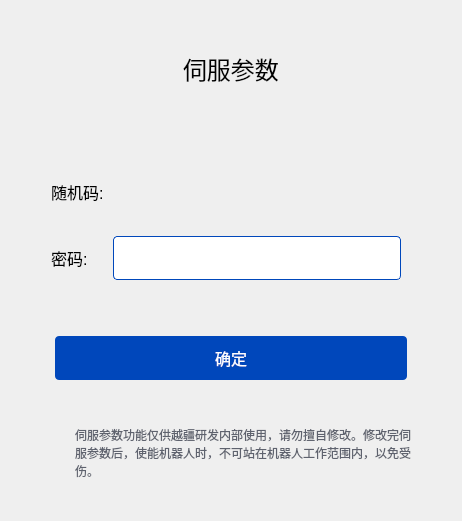
       <widget class="QWidget" name="pageServoParamsPassword">
        <layout class="QHBoxLayout" name="horizontalLayout_22">
         <item>
          <spacer name="horizontalSpacer_68">
           <property name="orientation">
            <enum>Qt::Horizontal</enum>
           </property>
           <property name="sizeHint" stdset="0">
            <size>
             <width>40</width>
             <height>20</height>
            </size>
           </property>
          </spacer>
         </item>
         <item>
          <layout class="QVBoxLayout" name="verticalLayout_14">
           <property name="topMargin">
            <number>0</number>
           </property>
           <property name="bottomMargin">
            <number>0</number>
           </property>
           <item>
            <spacer name="verticalSpacer_27">
             <property name="orientation">
              <enum>Qt::Vertical</enum>
             </property>
             <property name="sizeType">
              <enum>QSizePolicy::Fixed</enum>
             </property>
             <property name="sizeHint" stdset="0">
              <size>
               <width>20</width>
               <height>40</height>
              </size>
             </property>
            </spacer>
           </item>
           <item alignment="Qt::AlignHCenter">
            <widget class="QLabel" name="label_43">
             <property name="minimumSize">
              <size>
               <width>96</width>
               <height>34</height>
              </size>
             </property>
             <property name="maximumSize">
              <size>
               <width>200</width>
               <height>16777215</height>
              </size>
             </property>
             <property name="font">
              <font>
               <pointsize>-1</pointsize>
               <weight>50</weight>
               <bold>false</bold>
              </font>
             </property>
             <property name="styleSheet">
              <string notr="true">font-size: 24px;</string>
             </property>
             <property name="text">
              <string>伺服参数</string>
             </property>
            </widget>
           </item>
           <item>
            <spacer name="verticalSpacer_26">
             <property name="orientation">
              <enum>Qt::Vertical</enum>
             </property>
             <property name="sizeType">
              <enum>QSizePolicy::Fixed</enum>
             </property>
             <property name="sizeHint" stdset="0">
              <size>
               <width>20</width>
               <height>88</height>
              </size>
             </property>
            </spacer>
           </item>
           <item>
            <widget class="QLabel" name="labelRandomNum">
             <property name="maximumSize">
              <size>
               <width>352</width>
               <height>16777215</height>
              </size>
             </property>
             <property name="styleSheet">
              <string notr="true">font-size: 16px;</string>
             </property>
             <property name="text">
              <string>随机码:</string>
             </property>
            </widget>
           </item>
           <item>
            <spacer name="verticalSpacer_28">
             <property name="orientation">
              <enum>Qt::Vertical</enum>
             </property>
             <property name="sizeType">
              <enum>QSizePolicy::Fixed</enum>
             </property>
             <property name="sizeHint" stdset="0">
              <size>
               <width>20</width>
               <height>26</height>
              </size>
             </property>
            </spacer>
           </item>
           <item>
            <layout class="QHBoxLayout" name="horizontalLayout_24">
             <item alignment="Qt::AlignLeft">
              <widget class="QLabel" name="label_47">
               <property name="maximumSize">
                <size>
                 <width>80</width>
                 <height>16777215</height>
                </size>
               </property>
               <property name="styleSheet">
                <string notr="true">font-size: 16px;</string>
               </property>
               <property name="text">
                <string>密码:</string>
               </property>
              </widget>
             </item>
             <item alignment="Qt::AlignLeft">
              <widget class="QLineEdit" name="lineServoParamPassword">
               <property name="minimumSize">
                <size>
                 <width>288</width>
                 <height>44</height>
                </size>
               </property>
               <property name="maximumSize">
                <size>
                 <width>288</width>
                 <height>44</height>
                </size>
               </property>
               <property name="styleSheet">
                <string notr="true">color: rgb(55, 71, 95);
border: 0.5px solid #0047BB;
border-radius: 4px;
padding-left:12px;</string>
               </property>
              </widget>
             </item>
             <item>
              <spacer name="horizontalSpacer_67">
               <property name="orientation">
                <enum>Qt::Horizontal</enum>
               </property>
               <property name="sizeType">
                <enum>QSizePolicy::Fixed</enum>
               </property>
               <property name="sizeHint" stdset="0">
                <size>
                 <width>10</width>
                 <height>20</height>
                </size>
               </property>
              </spacer>
             </item>
            </layout>
           </item>
           <item>
            <spacer name="verticalSpacer_29">
             <property name="orientation">
              <enum>Qt::Vertical</enum>
             </property>
             <property name="sizeType">
              <enum>QSizePolicy::Fixed</enum>
             </property>
             <property name="sizeHint" stdset="0">
              <size>
               <width>20</width>
               <height>50</height>
              </size>
             </property>
            </spacer>
           </item>
           <item alignment="Qt::AlignHCenter">
            <widget class="QPushButton" name="btnServoParamPasswordConfirm">
             <property name="minimumSize">
              <size>
               <width>352</width>
               <height>44</height>
              </size>
             </property>
             <property name="maximumSize">
              <size>
               <width>352</width>
               <height>44</height>
              </size>
             </property>
             <property name="styleSheet">
              <string notr="true">background-color: #0047BB;
border:none;
color: #FAFDFF;
border-radius: 4px;
font-size: 16px;</string>
             </property>
             <property name="text">
              <string>确定</string>
             </property>
            </widget>
           </item>
           <item>
            <spacer name="verticalSpacer_30">
             <property name="orientation">
              <enum>Qt::Vertical</enum>
             </property>
             <property name="sizeType">
              <enum>QSizePolicy::Fixed</enum>
             </property>
             <property name="sizeHint" stdset="0">
              <size>
               <width>20</width>
               <height>40</height>
              </size>
             </property>
            </spacer>
           </item>
           <item>
            <layout class="QHBoxLayout" name="horizontalLayout_26">
             <property name="spacing">
              <number>0</number>
             </property>
             <property name="bottomMargin">
              <number>10</number>
             </property>
             <item alignment="Qt::AlignTop">
              <widget class="QLabel" name="label_46">
               <property name="minimumSize">
                <size>
                 <width>24</width>
                 <height>24</height>
                </size>
               </property>
               <property name="maximumSize">
                <size>
                 <width>24</width>
                 <height>24</height>
                </size>
               </property>
               <property name="styleSheet">
                <string notr="true">border-image: url(:/image/images2/icon_servoParamPasswordWarn.png);</string>
               </property>
               <property name="text">
                <string/>
               </property>
              </widget>
             </item>
             <item>
              <widget class="QLabel" name="label_45">
               <property name="minimumSize">
                <size>
                 <width>336</width>
                 <height>0</height>
                </size>
               </property>
               <property name="font">
                <font>
                 <pointsize>9</pointsize>
                </font>
               </property>
               <property name="styleSheet">
                <string notr="true">color: #5E626E;</string>
               </property>
               <property name="text">
                <string>伺服参数功能仅供越疆研发内部使用，请勿擅自修改。修改完伺服参数后，使能机器人时，不可站在机器人工作范围内，以免受伤。</string>
               </property>
               <property name="wordWrap">
                <bool>true</bool>
               </property>
              </widget>
             </item>
            </layout>
           </item>
           <item>
            <spacer name="verticalSpacer_25">
             <property name="orientation">
              <enum>Qt::Vertical</enum>
             </property>
             <property name="sizeHint" stdset="0">
              <size>
               <width>20</width>
               <height>0</height>
              </size>
             </property>
            </spacer>
           </item>
           <item>
            <widget class="QLabel" name="label_48">
             <property name="maximumSize">
              <size>
               <width>352</width>
               <height>16777215</height>
              </size>
             </property>
             <property name="text">
              <string/>
             </property>
            </widget>
           </item>
          </layout>
         </item>
         <item>
          <spacer name="horizontalSpacer_69">
           <property name="orientation">
            <enum>Qt::Horizontal</enum>
           </property>
           <property name="sizeHint" stdset="0">
            <size>
             <width>40</width>
             <height>20</height>
            </size>
           </property>
          </spacer>
         </item>
        </layout>
       </widget>
